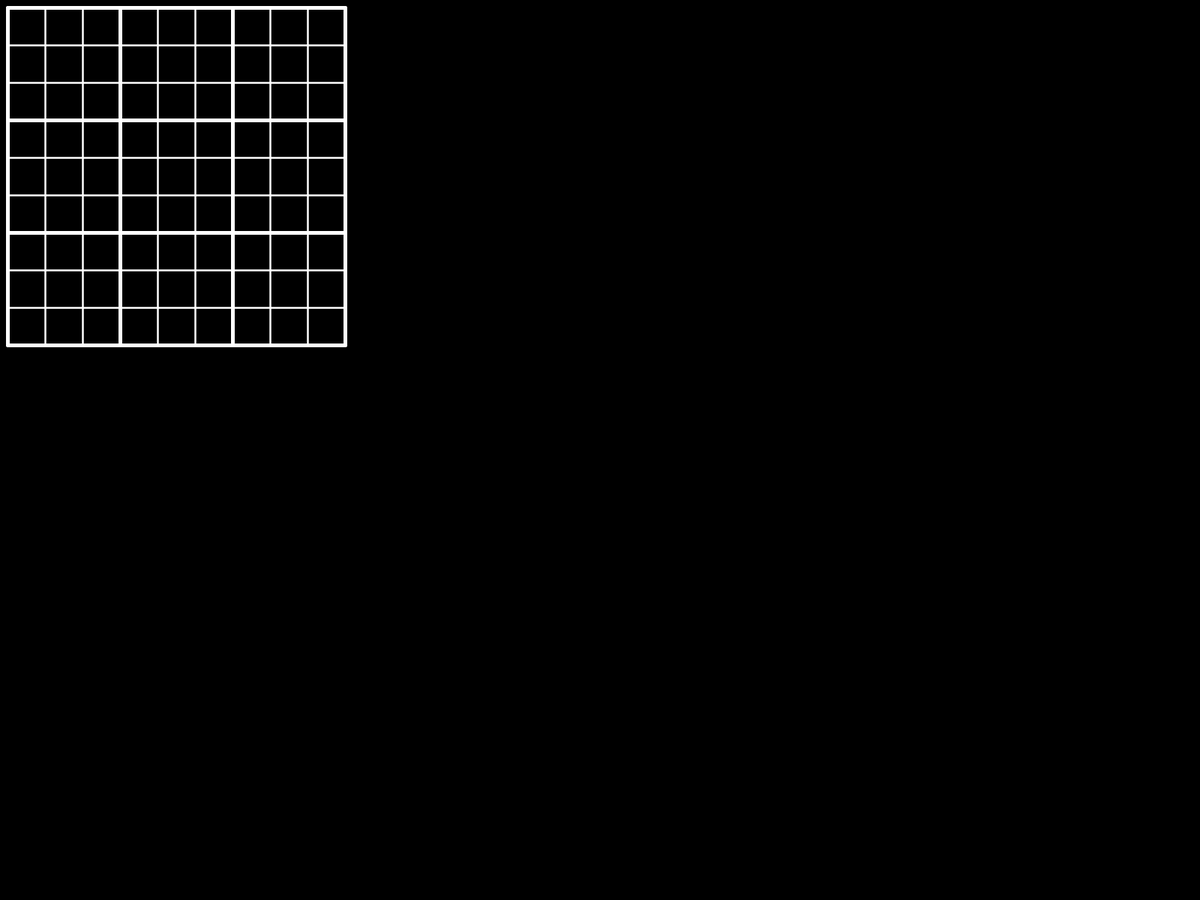
Frame 1 (no input)
Frame 60 (the mouse pressed at the canvas centre just before this capture): identical to frame 1, image omitted
Frame 120 (the mouse held since frame 60 and released just before this capture): identical to frame 1, image omitted

The Processing sketch that drew this single still picture (run headless with seeded random() and noise(); from frame 60 on, the mouse is pressed at the canvas centre):

// Processing sketch: sudoku
// ── sudoku.pde
Board board;
boolean populateAtRender = false;

void setup(){
  fullScreen();
  textAlign(CENTER, CENTER);
  background(0);
  board = new Board(10, 10);
}

void draw(){
  background(0);
  board.render();
  if(populateAtRender){for(int i = 0; i < 1 + (Board.BOX_DIMS - 3) * 1000; i++) board.populateOneStep();}
}

void keyPressed(){
  if(key == 'a'){
    board.clearBoard();
    board.populate();
    populateAtRender = false;
  }
  else if(key == 's'){
    if(!populateAtRender){
      board.clearBoard();
      populateAtRender = true;
    } else populateAtRender = false;
  }
}

// ── Board.pde
class Board{
  public static final int BOX_DIMS = 3;
  private static final int CELLS_PER_SIDE = BOX_DIMS * BOX_DIMS;
  private static final int CELL_ABS_W = 50;
  private Cell[] cells;
  private int x, y;
  private float maxProgress = 0f;
  private final int MAX_ATTEMPTS_PER_ROW = int(pow(3, BOX_DIMS));
  
  private int oneStepRowAttempts = 0;
  private int oneStepIndex = 0;
  
  Board(int x, int y){
    textSize(3 * float(CELL_ABS_W) / 5);
    this.x = x; this.y = y;
    cells = new Cell[CELLS_PER_SIDE * CELLS_PER_SIDE];
    for(int i = 0; i < cells.length; i++){
      int cellX = i % CELLS_PER_SIDE;
      int cellY = i / CELLS_PER_SIDE;
      cells[i] = new Cell(cellX, cellY, x + cellX * CELL_ABS_W, y + cellY * CELL_ABS_W, CELL_ABS_W); 
    }
  }
  
  void populate(){
    Cell c;
    int currRowAttempts = 0;
    boolean success;
    
    for(int i = 0; i < cells.length;){
      success = true;
      
      if(currRowAttempts > MAX_ATTEMPTS_PER_ROW){
        clearBoard();
        i = 0;
        currRowAttempts = 0;
      }
      
      c = cells[i];
      int startValue = floor(random(1, CELLS_PER_SIDE + 1));
      c.value = startValue;
      while(rowContains(c) || columnContains(c) || boxContains(c)){
        c.value = c.value < CELLS_PER_SIDE ? c.value + 1 : 1;
        if(c.value == startValue){
          i = restartRow(i);
          currRowAttempts++;
          success = false;
          break;
        }
      }
      if(success){ 
        i++;
        if(i % CELLS_PER_SIDE == 0)currRowAttempts = 0;
        //float progress = float(i) / cells.length;
        //if(maxProgress < progress){
        //  maxProgress = progress;
        //  println("Max progress: " + (maxProgress * 100) + "%");
        //} 
      }
    }
  }
  
  void printBoard(){
    for(int y = 0; y < CELLS_PER_SIDE; y++){
      print("[");
      for(int x = 0; x < CELLS_PER_SIDE; x ++){
        print(cells[y * CELLS_PER_SIDE + x].value);
        if(y < CELLS_PER_SIDE - 1) print(",");
      }
      println("]");
    }
    println();
  }
  
  void clearBoard(){
    for(Cell c : cells) c.value = -1;
    oneStepIndex = 0;
    oneStepRowAttempts = 0;
  }
  
  int restartRow(int index){
    index = (index / CELLS_PER_SIDE) * CELLS_PER_SIDE;
    for(int i = 0; i < CELLS_PER_SIDE; i++) cells[index + i].value = -1;
    return index;
  }
  
  boolean rowContains(Cell toCheck){
    int rowStart = toCheck.gridY * CELLS_PER_SIDE;
    for(int x = 0; x < CELLS_PER_SIDE; x++){
      int index = rowStart + x;
      if(cells[index] != toCheck){
        if(cells[index].value == toCheck.value){
          return true;
        }
      }
    }
    return false;
  }
  
  boolean columnContains(Cell toCheck){
    int colStart = toCheck.gridX;
    for(int y = 0; y < CELLS_PER_SIDE; y++){
      int index = y * CELLS_PER_SIDE + colStart;
      if(cells[index] != toCheck){
        if(cells[index].value == toCheck.value){
          return true;
        }
      }
    }
    return false;
  }
  
  boolean boxContains(Cell toCheck){
    int startX = (toCheck.gridX / BOX_DIMS) * BOX_DIMS;
    int startY = (toCheck.gridY / BOX_DIMS) * BOX_DIMS;
    int index;
    for(int y = startY; y < startY + BOX_DIMS; y++){
      for(int x = startX; x < startX + BOX_DIMS; x++){
        index = y * CELLS_PER_SIDE + x;
        if(cells[index] != toCheck){
          if(cells[index].value == toCheck.value){
            return true;
          }
        }
      }
    }
    return false;
  }
  
  void populateOneStep(){
    if(oneStepIndex < cells.length){
      boolean success = true;
      Cell c;
      
      if(oneStepRowAttempts > MAX_ATTEMPTS_PER_ROW){
        clearBoard();
        oneStepIndex = 0;
        oneStepRowAttempts = 0;
      }
      
      c = cells[oneStepIndex];
      int startValue = floor(random(1, CELLS_PER_SIDE + 1));
      c.value = startValue;
      while(rowContains(c) || columnContains(c) || boxContains(c)){
        c.value = c.value < CELLS_PER_SIDE ? c.value + 1 : 1;
        if(c.value == startValue){
          oneStepIndex = restartRow(oneStepIndex);
          oneStepRowAttempts++;
          success = false;
          break;
        }
      }
      if(success){ 
        oneStepIndex++;
        if(oneStepIndex % CELLS_PER_SIDE == 0)oneStepRowAttempts = 0;
      }
    }
  }
  
  void render(){
    for(Cell c : cells){
      c.render();
    }
    pushMatrix();
    translate(x, y);
    strokeWeight(5);
    stroke(255);
    for(int x = 0; x <= BOX_DIMS; x++){
      line(x * BOX_DIMS * CELL_ABS_W, 0, x * BOX_DIMS * CELL_ABS_W, CELLS_PER_SIDE * CELL_ABS_W);
      line(0, x * BOX_DIMS * CELL_ABS_W, CELLS_PER_SIDE * CELL_ABS_W, x * BOX_DIMS * CELL_ABS_W);
    }
    popMatrix();
  }
}

// ── Cell.pde
class Cell{

  int gridX, gridY, absX, absY, absW;
  int value = -1;
  
  Cell(int gridX, int gridY, int absX, int absY, int absW){
    this.gridX = gridX;
    this.gridY = gridY;
    this.absX = absX;
    this.absY = absY;
    this.absW = absW;
  }
  
  void render(){
    stroke(255);
    strokeWeight(2);
    noFill();
    rect(absX, absY, absW, absW);
    if(value > 0){
      text(value, absX + absW / 2, absY + absW / 2);
    }
  }
  
}
